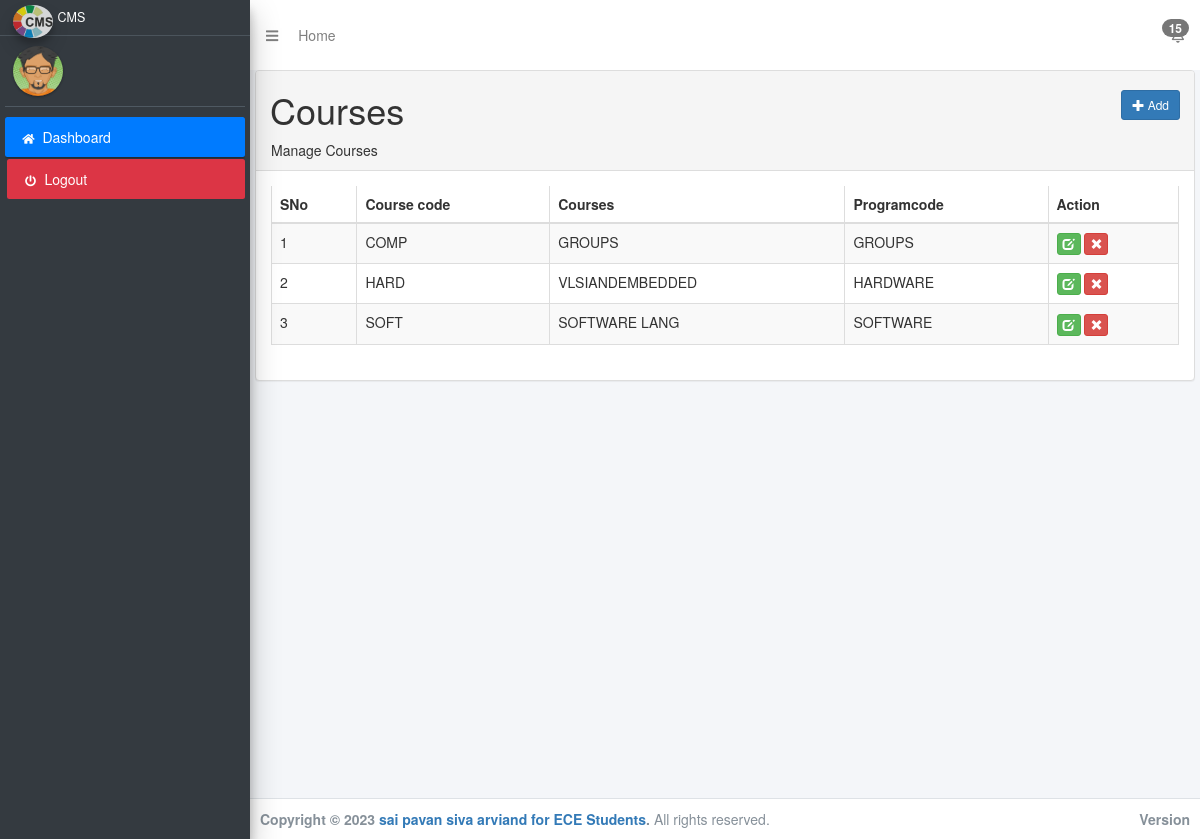
Page /cpj/cpj/courses.php on the committed database.
### tables this page shows
CREATE TABLE `tblcourses` (
  `coursecode` varchar(10) NOT NULL,
  `courses` varchar(20) NOT NULL,
  `programcode` varchar(8) NOT NULL
);

### cpj/cpj/courses.php (the view, shortened to what this page needs)
<?php
include("./include/conn.php");
$coursecode='';
$courses='';
$programcode='';
$action = "add";
?>
 <!DOCTYPE html>
    <html lang="en">
    <head>
        <?php
        include_once 'include/head.php';
        ?>
    </head>
    <body class="hold-transition sidebar-mini layout-fixed">
        <div class="wrapper">
 <?php
            include_once 'include/navbar.php';
            include_once 'include/sidebar.php';
            ?>
            <div class="content-wrapper">
                  <section class="content">
                    <div class="col-md-12">
                        <h1 class="page-head-line">Courses
						<?php
						echo (isset($_GET['action']) && @$_GET['action']=="add" || @$_GET['action']=="edit")?
						' <a href="courses.php" class="btn btn-primary btn-sm pull-right">Back <i class="glyphicon glyphicon-arrow-right"></i></a>':'<a href="courses.php?action=add" class="btn btn-primary btn-sm pull-right"><i class="glyphicon glyphicon-plus"></i> Add </a>';
						?>
						</h1>
                    </div>
        <?php
		 if(isset($_GET['action']) && @$_GET['action']=="add" || @$_GET['action']=="edit")
		 {
		?>
                <div class="row">
				   <div class="col-md-8 offset-md-2">
               <div class="panel panel-primary">
                        <div class="panel-heading">
                           <?php echo ($action=="add")? "Add Courses": "Edit Courses "; ?>
                        </div>
						<form action="courses.php" method="post" id="signupForm1" class="form-horizontal">
                        <div class="panel-body">
						<div class="form-group">
								<label class="col-sm-2 control-label" for="Old">CourseCode</label>
								<div class="col-sm-10">
									<input type="text" class="form-control" id="coursecode" name="coursecode" value="<?php echo $coursecode;?>"  />
								</div>
							</div>
							<div class="form-group">
								<label class="col-sm-2 control-label" for="Password"> Courses </label>
								<div class="col-sm-10">
	                        <textarea class="form-control" id="courses" name="courses"><?php echo $courses ;?></textarea >
								</div>
							</div>
							<div class="form-group">
								<label class="col-sm-2 control-label" for="Old">Programcode/label>
								<div class="col-sm-10">
								<input type="text" class="form-control" id="programcode" name="programcode" value="<?php echo $programcode;?>"  />
							</div>
							</div>
						<div class="form-group">
								<div class="col-sm-8 col-sm-offset-2">
								<input type="hidden" name="id" value="<?php echo $coursecode;?>">
								<input type="hidden" name="action" value="<?php echo $action;?>">
									<button type="submit" name="save" class="btn btn-primary">Save </button>
								</div>
							</div>
                         </div>
							</form>
                        </div>
                            </div>
			  </div>
		<?php
		}else{
		?>
		<div class="panel panel-default">
                        <div class="panel-heading">
                            Manage Courses
                        </div>
                        <div class="panel-body">
                             <div class="table-sorting table-responsive">
                                <table class="table table-striped table-bordered table-hover" id="tSortable22">
                                    <thead>
                                        <tr>
                                            <th>SNo</th>
                                            <th>Course code</th>
											<th>Courses</th>
                                            <th>Programcode</th>
											<th>Action</th>
                                        </tr>
                                    </thead>
                                    <tbody>
									<?php
									$sql = "select * from tblcourses ";
									$q = $conn->query($sql);
									$i=1;
				while($r = $q->fetch_assoc())
									{
									echo '<tr>
                                            <td>'.$i.'</td>
                                            <td>'.$r['coursecode'].'</td>
                                            <td>'.$r['courses'].'</td>
											<td>'.$r['programcode'].'</td>
											<td>
											<a href="courses.php?action=edit&coursecode='.$r['coursecode'].'" class="btn btn-success btn-xs"><span class="glyphicon glyphicon-edit"></span></a>
											<a onclick="return confirm(\'Are you sure you want to delete this record\');" href="courses.php?action=delete&coursecode='.$r['coursecode'].'" class="btn btn-danger btn-xs"><span class="glyphicon glyphicon-remove"></span></a> </td>
                                        </tr>';
										$i++;
									}
									?>
                                    </tbody>
                                </table>
                            </div>
                        </div>
                    </div>
		<?php
		}
		?>
			</section>
            </div>
<?php include_once './include/footer.php'; ?>
     </div>
    </body>
    </html>

### rows in the picture
tblcourses: coursecode "COMP", courses "GROUPS", programcode "GROUPS"
tblcourses: coursecode "HARD", courses "VLSIANDEMBEDDED", programcode "HARDWARE"
tblcourses: coursecode "SOFT", courses "SOFTWARE LANG", programcode "SOFTWARE"
